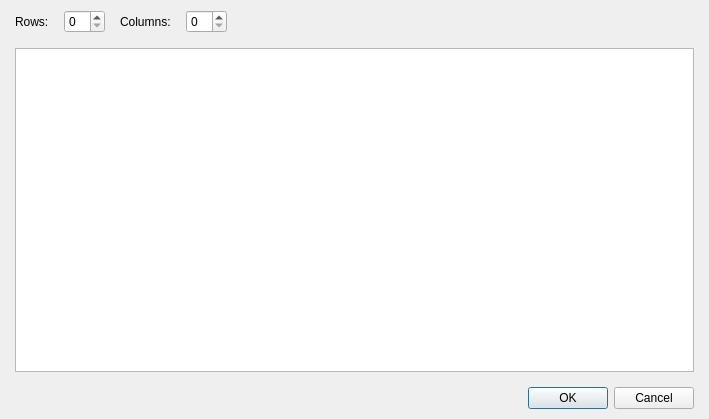
<?xml version="1.0" encoding="UTF-8"?>
<ui version="4.0">
 <class>DialogEnterNameOptions</class>
 <widget class="QDialog" name="DialogEnterNameOptions">
  <property name="geometry">
   <rect>
    <x>0</x>
    <y>0</y>
    <width>709</width>
    <height>419</height>
   </rect>
  </property>
  <property name="windowTitle">
   <string>Dialog</string>
  </property>
  <layout class="QGridLayout" name="gridLayout_2">
   <property name="leftMargin">
    <number>15</number>
   </property>
   <property name="topMargin">
    <number>10</number>
   </property>
   <property name="rightMargin">
    <number>15</number>
   </property>
   <property name="bottomMargin">
    <number>10</number>
   </property>
   <item row="0" column="0">
    <layout class="QVBoxLayout" name="verticalLayout_2" stretch="1,0">
     <property name="spacing">
      <number>15</number>
     </property>
     <item>
      <layout class="QVBoxLayout" name="verticalLayout">
       <item>
        <layout class="QGridLayout" name="gridLayout">
         <item row="0" column="0">
          <widget class="QLabel" name="labelRows">
           <property name="text">
            <string>Rows:</string>
           </property>
          </widget>
         </item>
         <item row="0" column="1">
          <layout class="QHBoxLayout" name="horizontalLayout" stretch="0,0,0,1">
           <item>
            <widget class="QSpinBox" name="spinBoxRows"/>
           </item>
           <item>
            <widget class="QLabel" name="labelColumns">
             <property name="text">
              <string>Columns:</string>
             </property>
            </widget>
           </item>
           <item>
            <widget class="QSpinBox" name="spinBoxColumns"/>
           </item>
           <item>
            <spacer name="horizontalSpacer">
             <property name="orientation">
              <enum>Qt::Horizontal</enum>
             </property>
             <property name="sizeHint" stdset="0">
              <size>
               <width>118</width>
               <height>20</height>
              </size>
             </property>
            </spacer>
           </item>
          </layout>
         </item>
        </layout>
       </item>
       <item>
        <widget class="QTableWidget" name="tableWidget"/>
       </item>
      </layout>
     </item>
     <item>
      <widget class="QDialogButtonBox" name="buttonBox">
       <property name="orientation">
        <enum>Qt::Horizontal</enum>
       </property>
       <property name="standardButtons">
        <set>QDialogButtonBox::Cancel|QDialogButtonBox::Ok</set>
       </property>
      </widget>
     </item>
    </layout>
   </item>
  </layout>
 </widget>
 <resources/>
 <connections>
  <connection>
   <sender>buttonBox</sender>
   <signal>accepted()</signal>
   <receiver>DialogEnterNameOptions</receiver>
   <slot>accept()</slot>
   <hints>
    <hint type="sourcelabel">
     <x>248</x>
     <y>254</y>
    </hint>
    <hint type="destinationlabel">
     <x>157</x>
     <y>274</y>
    </hint>
   </hints>
  </connection>
  <connection>
   <sender>buttonBox</sender>
   <signal>rejected()</signal>
   <receiver>DialogEnterNameOptions</receiver>
   <slot>reject()</slot>
   <hints>
    <hint type="sourcelabel">
     <x>316</x>
     <y>260</y>
    </hint>
    <hint type="destinationlabel">
     <x>286</x>
     <y>274</y>
    </hint>
   </hints>
  </connection>
 </connections>
</ui>
